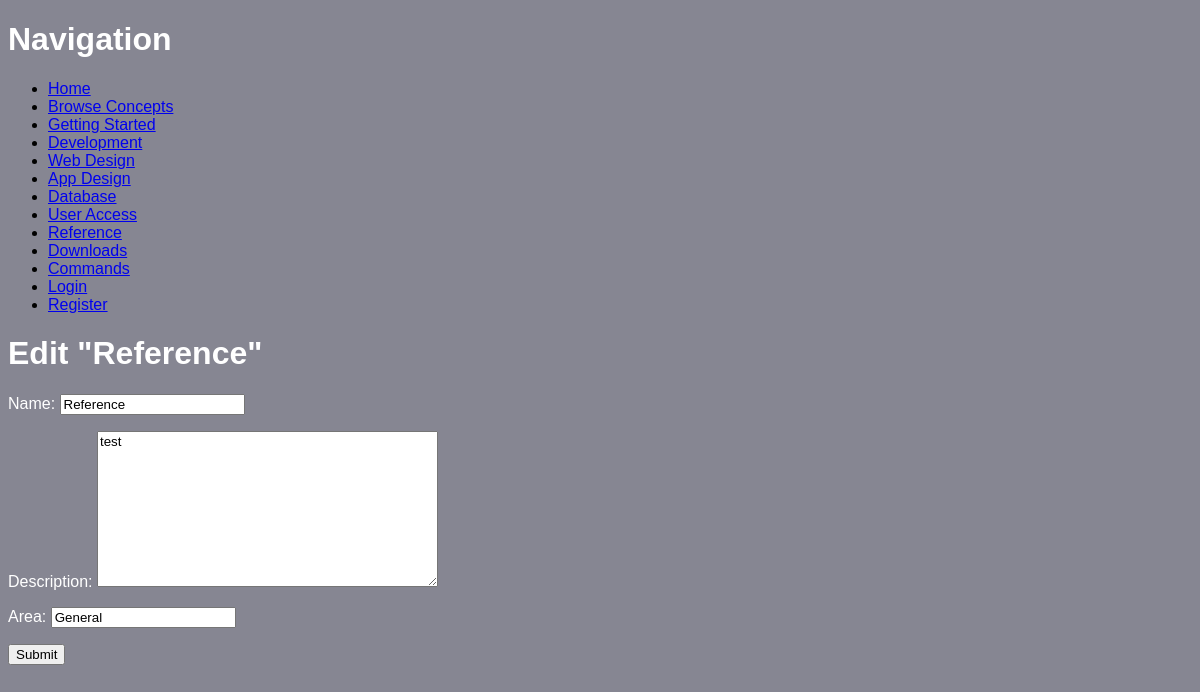
The app's page /concepts/reference/edit/, older data.
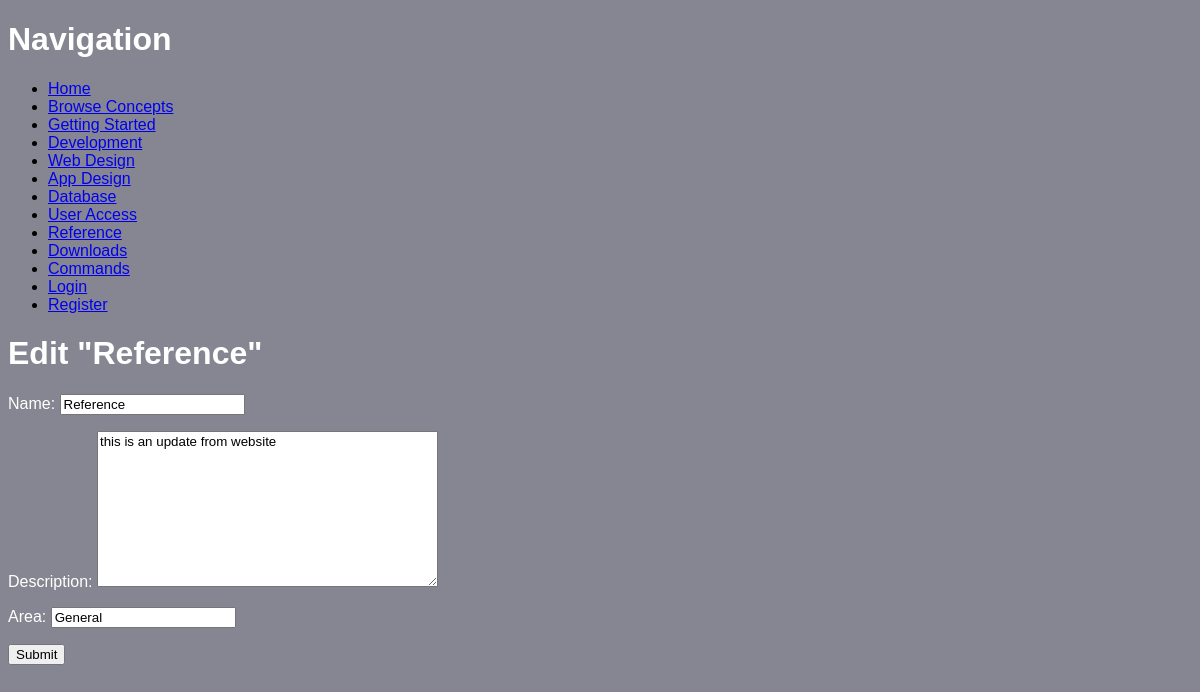
The same page, newer data.
### collection/models.py (models this page shows)
class Concept(models.Model):
    name = models.CharField(max_length=255)
    description = models.TextField()
    area = models.CharField(max_length=255)
    slug = models.SlugField(unique=True)

### collection/views.py (the view)
# urls.py: path('concepts/<slug>/edit/', views.edit_concept, name='edit_concept'),
def edit_concept(request, slug):
    concept = Concept.objects.get(slug=slug)
    form_class = ConceptForm
    if request.method == 'POST':
        form = form_class(data=request.POST, instance=concept)
        if form.is_valid():
            form.save()
            return redirect('concept_detail', slug=concept.slug)
    else:
        form = form_class(instance=concept)
        return render(request, 'concepts/edit_concept.html', {
            'concept': concept,
            'form': form,
        })

### collection/forms.py
class ConceptForm(ModelForm):
    class Meta:
        model = Concept
        fields = ('name', 'description', 'area',)

### collection/templates/concepts/edit_concept.html (shortened to what this page needs)
{% extends 'base.html' %}
{% block content %}
    <h1>Edit "{{ concept.name }}"</h1>
    <form role="form" action="" method="post">
        {{ form.as_p }}
        <button type="submit">Submit</button>
    </form>
{% endblock content %}

Row changes from the older to the newer data that the page shows:
changed Concept "Reference": description "test" → "this is an update from website"
